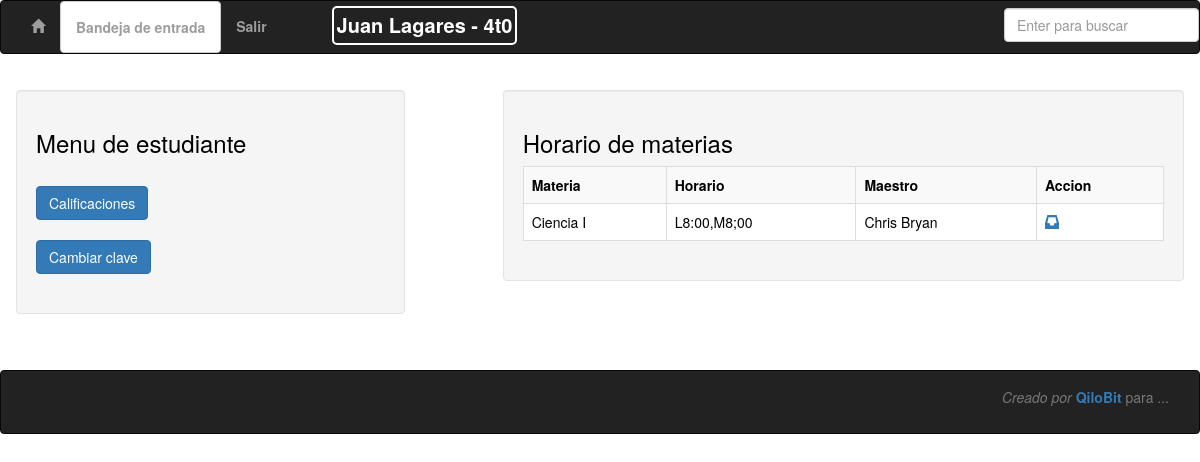
The app's page /menuestudiante.php (signed in) with its own data.
### tables this page shows
CREATE TABLE `clase` (
  `ID` int(11) NOT NULL,
  `Maestro` varchar(40) NOT NULL,
  `Materia` varchar(60) NOT NULL,
  `Horario` varchar(45) NOT NULL,
  `Estudiantes` int(11) NOT NULL
);

### menuestudiante.php (the view, shortened to what this page needs)
<?php
include_once'plantilla.php';
class menuestudiante extends plantilla
{
	function __construct()
	{
    if(isset($_SESSION['USUARIO']) && $_SESSION['TIPO_USUARIO']=="Estudiante")
      {
            $this->CUERPO1();
      }
     else
      {
           echo "<h2>Acceso denegado</h2>";
           echo "<a href='index.php'>Ir al inicio</a>";
      }
	}
	function CUERPO1()
	{
?>
<div class="container">
      <div class="row">
      <div class="col-sm-4  well">
      <h3>Menu de estudiante</h3>
      <br>
	<a href="vernotas.php" class="btn btn-primary">Calificaciones</a>
  <br><br>
	<a href="cambiarclaveest.php" class="btn btn-primary">Cambiar clave</a><br><br>
	  </div>
      <div class="col-sm-1"></div>
      <div class="col-sm-7 well" id="lateral1">
      	<h3>Horario de materias</h3>
      	<?php $this->showHorario();?>
      </div>
      </div>
</div>
<?php
	}
function showHorario()
{
  $id = $_SESSION['ID_USUARIO'];
  $C = $this->getCon();
  $qry = sprintf("
SELECT
  clase.ID,
  clase.Maestro,
  clase.Materia,
  clase.Horario
FROM
  clase
WHERE
  clase.ID
IN
  (SELECT horario.IdClase FROM horario WHERE horario.IdEstudiante = %d)",$id);
  $STM = $C->query($qry);
  if ($STM->num_rows > 0)
  {
?>
<table class="table table-striped table-bordered" style="background-color:#FFFFFF;">
<tr>
  <th>Materia</th>
  <th>Horario</th>
  <th>Maestro</th>
  <th>Accion</th>
<?php
    while($row = $STM->fetch_assoc())
    {
 echo " <tr>
  <td>".$row['Materia']."</td>
  <td>".$row['Horario']."</td>
  <td>".$row['Maestro']."</td>
  <td><a href='#' data-toggle='modal' data-target='#modalmsg' id='setidclase' data-idclase='".$row['ID']."'>
  <span class='glyphicon glyphicon-inbox'></span></a>
  </td>
</th>";
    }
    echo "</table>";
  }
  else
  {
    echo "<h3>No hay materias inscritas</h3>".$id;
  }
}
}
new menuestudiante();
?>

### plantilla.php (style rules this page uses)
.container { padding: 16px; }
body,td,th { color: #000; }

### records on screen
clase: Materia "Ciencia I", Horario "L8:00,M8;00", Maestro "Chris Bryan"

### other values on screen
$this->getNAME() "Juan Lagares - 4t0"
